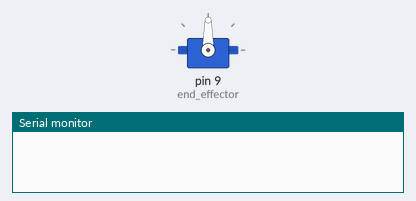
This sketch was run on a simulated Arduino Uno, built with avr-gcc and run on an emulated ATmega328P. Parts: servo, the last lines printed to the serial monitor.

Above: at 0.1 s.
At 1.1 s:
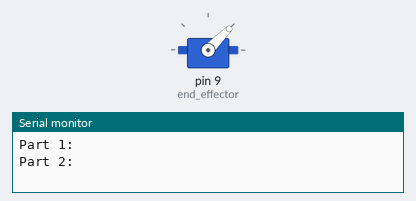
Timing chart, 0 to 2.6 s (numbered marks = the images above):
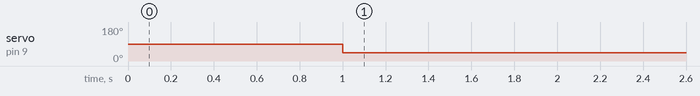

The sketch:

sensor_project.ino
```cpp
#include <Servo.h>
String my_data;
String my_intensity;
#include <Servo.h>
int brightness;
Servo myservo;
Servo end_effector;
String receivedString = "";
String part1 = "";
String part2 = "";
void splitString(String receivedString, String& firstPart, String& secondPart) {
  int stringLength = receivedString.length();
  char charArray[stringLength + 1];
  receivedString.toCharArray(charArray, stringLength + 1);

  char* token = strtok(charArray, ";");

  if (token != NULL) {
    firstPart = String(token);
    token = strtok(NULL, ";");

    if (token != NULL) {
      secondPart = String(token);
    }
  }
}

void setup() {
  Serial.begin(115200);
  end_effector.attach(9);

}

void loop() {
  String my_data = Serial.readStringUntil('\r');
   int end_effector_angle = my_data.toInt();
   Serial.println("Part 1: " + part1);
   Serial.println("Part 2: " + part2);
  end_effector.write(45);
//  myservo.write(link1_angle);
}
```

Measured:
- by itself, servo on pin 9 (end_effector): 90° → 45° at 1.0 s
